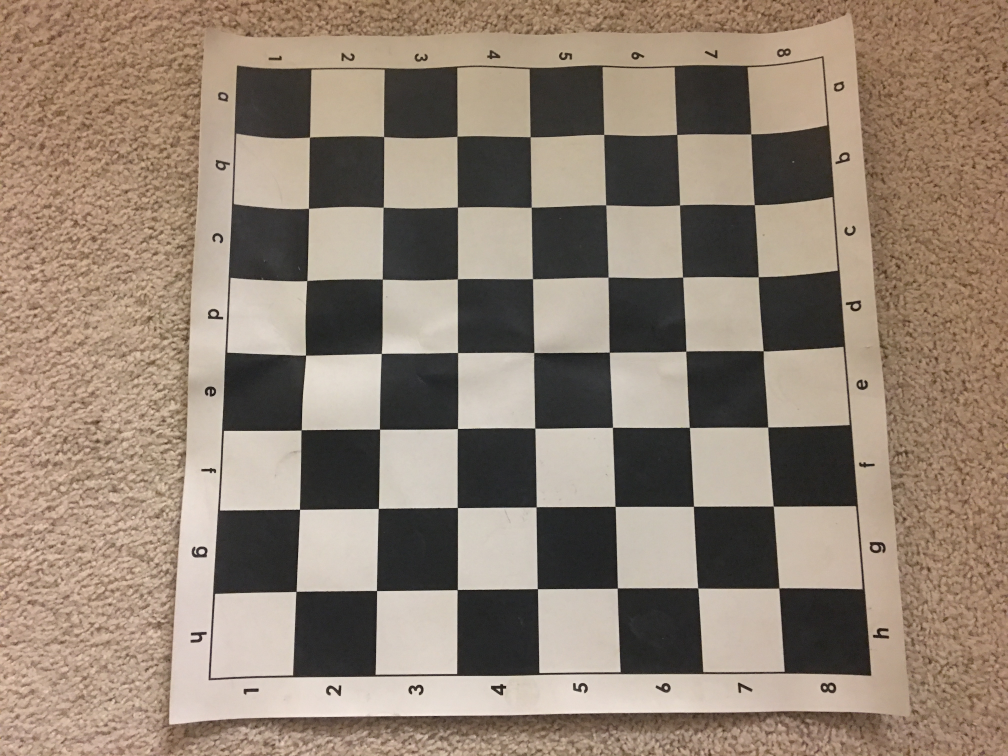
#> input picture data/IMG_0649.JPG, 4032 x 3024 px (shown at 1/4 size)
$ jupyter execute saddle_points.ipynb   (shell and % lines are left out)
#> lines starting #> are read from the running program, lines starting #| are printed output that depends on the picture
### chess_cv/utils.py
import cv2
import numpy as np
from sklearn.preprocessing import PolynomialFeatures
from sklearn import linear_model
from collections import defaultdict

"""
There are 9 horizontal and 9 vertical lines on a chessboard.
We are solving for the inner 7 (opencv's getChessboardCorners doesn't
consider the outer corners)
"""
NUM_LINES = 7
MIN_CORNER_DIST = 8

"""
Subclass of defaultdict that returns you the key for the default_factory
if it is missing from the dict
"""
class keydefaultdict(defaultdict):
    # [6 lines left out: function __missing__, not called in this run]

def imshow_lg(plt, im, im2=None, size=(24,12), **kwargs):
    """
    matplotlib's default imshow is too small. This will show a large figure
    and supports two images in the same plot.
    """
    plt.figure(figsize=size)
    if im2 is not None:
        plt.subplot(121)
        plt.imshow(im, **kwargs)
        plt.subplot(122)
        plt.imshow(im2, **kwargs)
    else:
        plt.imshow(im, **kwargs)

### IMG conversions
def bgr2gray(im):
    return cv2.cvtColor(im, cv2.COLOR_BGR2GRAY)

def gray2rgb(img):
    return cv2.cvtColor(img, cv2.COLOR_GRAY2RGB)

def gray2bgr(img):
    return cv2.cvtColor(img, cv2.COLOR_GRAY2BGR)

# [137 lines left out: functions draw_points, rotate_image, draw_houghlines, filter_houghlines, merge_lines, x_intersect and 4 more, not called in this run]

def index_points(indices1, indices2, off1=0, off2=0):
    return [np.array([i+off1, j+off2]) for i in indices1 for j in indices2]

# [4 lines left out: function gen_board_indices, not called in this run]

def score_bih(h, corners):
    return sum([np.linalg.norm(corners-get_point(i, j, h), axis=2).min() for i,j in gen_board_indices() if i > 0 and j > 0])

# [43 lines left out: functions detect_bad_lines, get_intersections, get_best_bih, not called in this run]

### saddle_points.ipynb
[cell 1]
import cv2
import numpy as np
import matplotlib.pyplot as plt
import chess_cv.utils as utils
from scipy.linalg import qr

[cell 2]
#img_bgr = cv2.imread('data/one_corner.JPG') # works
# img_bgr = cv2.imread('data/IMG_0650.JPG') # works
img_bgr = cv2.imread('data/IMG_0649.JPG') # works
#> img_bgr is the input picture: shape (3024, 4032, 3); mean B, G, R 115, 130.3, 146.5

#img_bgr = cv2.imread('data/IMG_0648.JPG') # works with sqrt y calc and bad line filtering
#img_bgr = cv2.imread('data/IMG_0651.JPG') # works with sqrt y calc and bad line filtering
def rotateImage(image, angle):
    image_center = tuple(np.array(image.shape[1::-1]) / 2)
    rot_mat = cv2.getRotationMatrix2D(image_center, angle, 1.0)
    result = cv2.warpAffine(image, rot_mat, image.shape[1::-1], flags=cv2.INTER_LINEAR)
    return result
# img_bgr = rotateImage(img_bgr, 45)
utils.imshow_lg(plt, img_bgr)

[cell 3]
gray = utils.bgr2gray(img_bgr)
#> in bgr2gray, `return cv2.cvtColor(im, cv2.COLOR_BGR2GRAY)`:
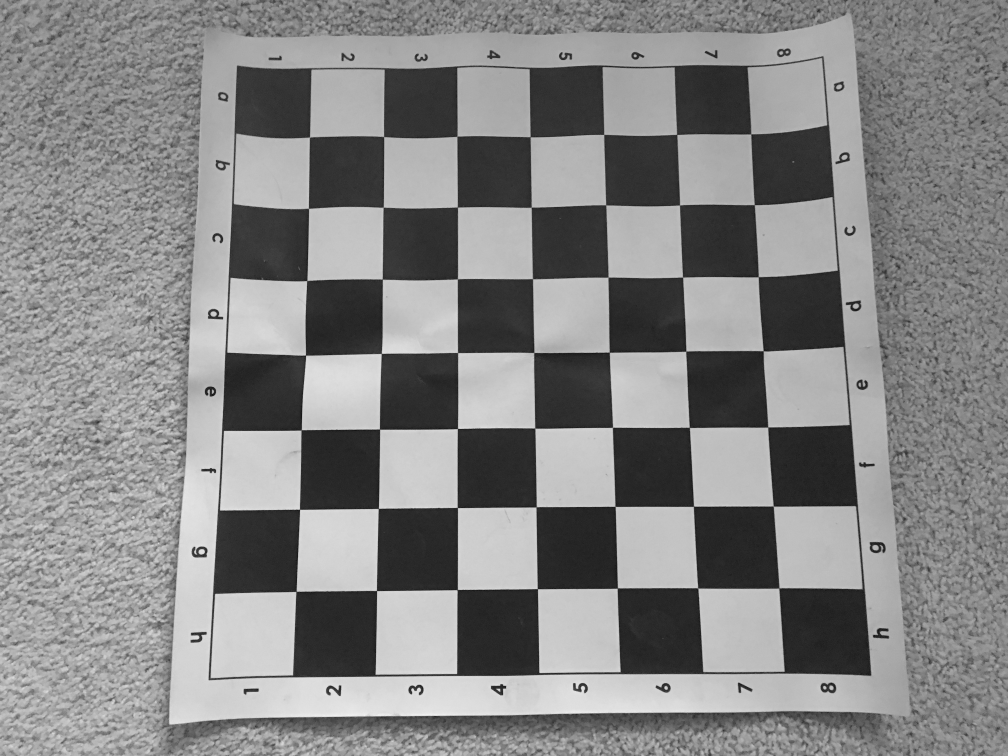
#> returned value: shape (3024, 4032) (shown at 1/4 size); min 0, max 247, mean 133.4
rows, cols = gray.shape
#> rows = 3024; cols = 4032

gray = cv2.pyrDown(gray, dstsize=(cols//2, rows//2))
rows, cols = rows//2, cols//2
#> rows = 1512; cols = 2016
gray = cv2.pyrDown(gray, dstsize=(cols//2, rows//2))
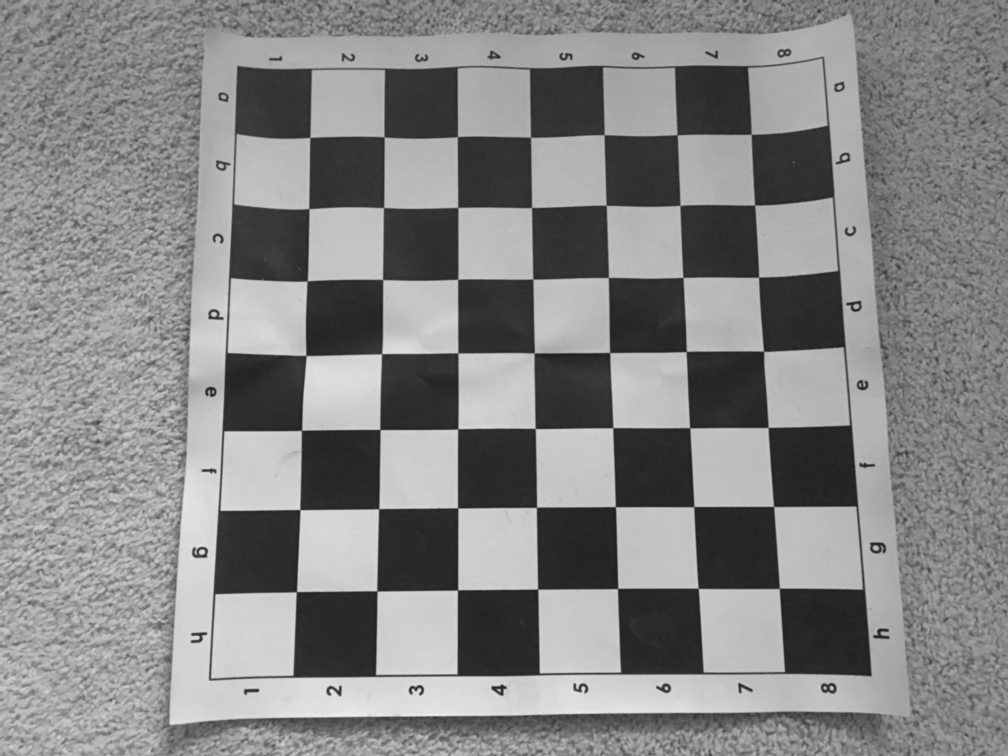
#> gray: shape (756, 1008); min 29, max 239, mean 133.4
rows, cols = rows//2, cols//2
#> rows = 756; cols = 1008

assert (rows, cols) == gray.shape

def rect (img, pts, color=(0, 0, 255), size=5):
    first, last = pts[0], pts[0]
    for pt in pts[1:]:
        img = cv2.line(img, last,pt,color,size)
        last = pt
    return cv2.line(img,last,first,color,size)

[cell 4]
def solve_minnonzero(A, b):
    x1, res, rnk, s = np.linalg.lstsq(A, b)
    if rnk == A.shape[1]:
        return x1   # nothing more to do if A is full-rank
    Q, R, P = qr(A.T, mode='full', pivoting=True)
    Z = Q[:, rnk:].conj()
    C = np.linalg.solve(Z[rnk:], -x1[rnk:])
    return x1 + Z.dot(C)

def hessian(x):
    """
    Calculate the hessian matrix with finite differences
    Parameters:
       - x : ndarray
    Returns:
       an array of shape (x.dim, x.ndim) + x.shape
       where the array[i, j, ...] corresponds to the second derivative x_ij
    """
    x_grad = np.gradient(x)
    hessian = np.empty((x.ndim, x.ndim) + x.shape, dtype=x.dtype)
    for k, grad_k in enumerate(x_grad):
        # iterate over dimensions
        # apply gradient again to every component of the first derivative.
        tmp_grad = np.gradient(grad_k)
        for l, grad_kl in enumerate(tmp_grad):
            hessian[k, l, :, :] = grad_kl
    return hessian

def find_saddle(img):
    m, n = img.shape
    bimg = cv2.GaussianBlur(img, (35,35), 8)
#     bimg = img
    X = np.zeros((m*n, 6), dtype=np.double)
    intensities = np.zeros((m*n, 1), dtype=np.double)
    i = 0
    for y in range(m):
        for x in range(n):
            X[i,:] = np.array([x**2, y**2, 2*x*y, y, x, 1])
            intensities[i] = bimg[y, x] / 255
            i = i + 1

    theta = np.linalg.pinv(X) @ intensities
    #theta = (np.linalg.pinv(Xt @ X) @ Xt) @ intensities

    A = np.array([theta[0], theta[2], theta[2],theta[1]]).reshape((2,2))
    b = np.array([theta[4], theta[3]]).reshape((2,1))

    w, v = np.linalg.eig(A)
#     print('w:')
    #print(np.linalg.norm(w))
    #np.any(np.isclose(w, np.zeros(w.shape), atol=1e-3)) or
    if (w[0] < 0 and w[1] < 0) or (w[0] > 0 and w[1] > 0):
        return None
    return np.linalg.solve(2*A, -b), np.linalg.norm(w)

[cell 5]
patch_size = 101
ps = patch_size # brevity
saddle_points = []
for i in range(0, rows - ps, ps // 2):
    for j in range(0, cols - ps, ps // 2):
        patch = gray[i:i+ps,j:j+ps]
        pt = find_saddle(patch)
        if pt is None:
            continue
        pt, norm = pt
        if pt[0] > ps or pt[1] > ps:
#             print(f'point {pt} is outside patch')
            continue
        if norm < .00011:
            continue
#         print(f'pt: {pt}')
#         print(f'pt norm: {np.linalg.norm(pt)}')
        saddle_points.append([j + pt[0], i + pt[1]])
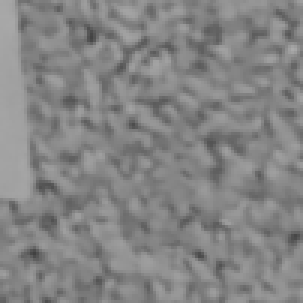
#> patch: shape (101, 101) (shown 3 times larger); min 65, max 170, mean 132.1

[cell 6]
points = np.array(saddle_points).reshape((len(saddle_points), 2)) * 4
plt.figure(figsize=(20,10))
plt.imshow(img_bgr)
plt.scatter(points[:, 0], points[:, 1], marker='*')
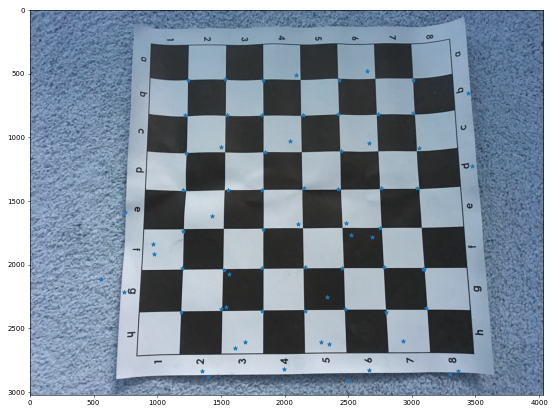
#> figure drawn by matplotlib, 1 panel; B, G, R data is drawn as R, G, B
